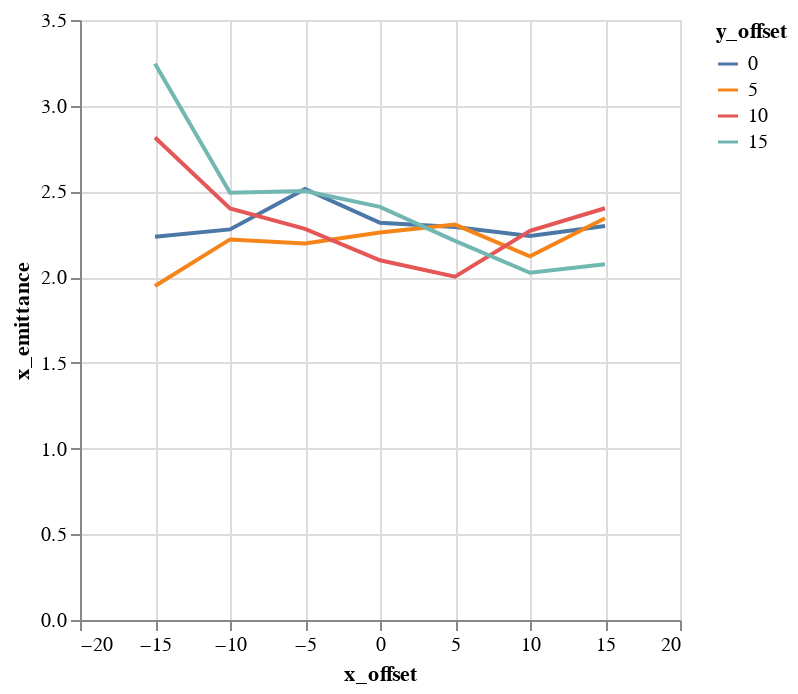

Notebook cell for this chart:
### Markdown cell above
## Plots

### Code cell
alt.Chart(emit_df).mark_line().encode(
    color='y_offset:N',
    x='x_offset',
    y='x_emittance',
)

### Figure 1 — Vega-Lite specification as saved in the notebook (floating-point values rounded to 4 significant figures)
{"$schema": "https://vega.github.io/schema/vega-lite/v1.2.1.json", "data": {"values": [{"losses": 0, "relbeta": 0.002308, "sourceID": 16777222, "sourceName": "x_-15_y_0", "x_emittance": 2.236, "x_emittance_rel": 1.379, "x_norm_emittance": 0.005162, "x_offset": -15, "y_emittance": 2.294, "y_emittance_rel": 1.459, "y_norm_emittance": 0.005296, "y_offset": 0}, {"losses": 0, "relbeta": 0.002308, "sourceID": 16777229, "sourceName": "x_-15_y_5", "x_emittance": 1.949, "x_emittance_rel": 1.223, "x_norm_emittance": 0.004498, "x_offset": -15, "y_emittance": 2.168, "y_emittance_rel": 1.36, "y_norm_emittance": 0.005004, "y_offset": 5}, {"losses": 0, "relbeta": 0.002308, "sourceID": 16777236, "sourceName": "x_-15_y_10", "x_emittance": 2.815, "x_emittance_rel": 1.74, "x_norm_emittance": 0.006497, "x_offset": -15, "y_emittance": 2.872, "y_emittance_rel": 1.799, "y_norm_emittance": 0.006629, "y_offset": 10}, {"losses": 0, "relbeta": 0.002308, "sourceID": 16777243, "sourceName": "x_-15_y_15", "x_emittance": 3.245, "x_emittance_rel": 1.942, "x_norm_emittance": 0.007492, "x_offset": -15, "y_emittance": 3.162, "y_emittance_rel": 1.903, "y_norm_emittance": 0.007299, "y_offset": 15}, {"losses": 0, "relbeta": 0.002308, "sourceID": 16777220, "sourceName": "x_-10_y_0", "x_emittance": 2.279, "x_emittance_rel": 1.431, "x_norm_emittance": 0.00526, "x_offset": -10, "y_emittance": 2.198, "y_emittance_rel": 1.415, "y_norm_emittance": 0.005073, "y_offset": 0}, {"losses": 0, "relbeta": 0.002308, "sourceID": 16777227, "sourceName": "x_-10_y_5", "x_emittance": 2.22, "x_emittance_rel": 1.376, "x_norm_emittance": 0.005125, "x_offset": -10, "y_emittance": 2.169, "y_emittance_rel": 1.372, "y_norm_emittance": 0.005006, "y_offset": 5}, {"losses": 0, "relbeta": 0.002308, "sourceID": 16777234, "sourceName": "x_-10_y_10", "x_emittance": 2.401, "x_emittance_rel": 1.615, "x_norm_emittance": 0.005544, "x_offset": -10, "y_emittance": 2.54, "y_emittance_rel": 1.525, "y_norm_emittance": 0.005863, "y_offset": 10}, {"losses": 0, "relbeta": 0.002308, "sourceID": 16777241, "sourceName": "x_-10_y_15", "x_emittance": 2.493, "x_emittance_rel": 1.719, "x_norm_emittance": 0.005754, "x_offset": -10, "y_emittance": 2.632, "y_emittance_rel": 1.611, "y_norm_emittance": 0.006076, "y_offset": 15}, {"losses": 0, "relbeta": 0.002308, "sourceID": 16777218, "sourceName": "x_-5_y_0", "x_emittance": 2.514, "x_emittance_rel": 1.5, "x_norm_emittance": 0.005803, "x_offset": -5, "y_emittance": 2.521, "y_emittance_rel": 1.468, "y_norm_emittance": 0.00582, "y_offset": 0}, {"losses": 0, "relbeta": 0.002308, "sourceID": 16777225, "sourceName": "x_-5_y_5", "x_emittance": 2.196, "x_emittance_rel": 1.442, "x_norm_emittance": 0.00507, "x_offset": -5, "y_emittance": 2.244, "y_emittance_rel": 1.38, "y_norm_emittance": 0.00518, "y_offset": 5}, {"losses": 0, "relbeta": 0.002308, "sourceID": 16777232, "sourceName": "x_-5_y_10", "x_emittance": 2.281, "x_emittance_rel": 1.509, "x_norm_emittance": 0.005266, "x_offset": -5, "y_emittance": 2.317, "y_emittance_rel": 1.5, "y_norm_emittance": 0.005349, "y_offset": 10}, {"losses": 0, "relbeta": 0.002308, "sourceID": 16777239, "sourceName": "x_-5_y_15", "x_emittance": 2.503, "x_emittance_rel": 1.479, "x_norm_emittance": 0.005778, "x_offset": -5, "y_emittance": 2.471, "y_emittance_rel": 1.642, "y_norm_emittance": 0.005703, "y_offset": 15}, {"losses": 0, "relbeta": 0.002308, "sourceID": 16777216, "sourceName": "x_0_y_0", "x_emittance": 2.317, "x_emittance_rel": 1.505, "x_norm_emittance": 0.005349, "x_offset": 0, "y_emittance": 2.215, "y_emittance_rel": 1.441, "y_norm_emittance": 0.005113, "y_offset": 0}, {"losses": 0, "relbeta": 0.002308, "sourceID": 16777223, "sourceName": "x_0_y_5", "x_emittance": 2.261, "x_emittance_rel": 1.468, "x_norm_emittance": 0.005219, "x_offset": 0, "y_emittance": 2.172, "y_emittance_rel": 1.415, "y_norm_emittance": 0.005013, "y_offset": 5}, {"losses": 0, "relbeta": 0.002308, "sourceID": 16777230, "sourceName": "x_0_y_10", "x_emittance": 2.098, "x_emittance_rel": 1.496, "x_norm_emittance": 0.004844, "x_offset": 0, "y_emittance": 2.083, "y_emittance_rel": 1.412, "y_norm_emittance": 0.004808, "y_offset": 10}, {"losses": 0, "relbeta": 0.002308, "sourceID": 16777237, "sourceName": "x_0_y_15", "x_emittance": 2.41, "x_emittance_rel": 1.363, "x_norm_emittance": 0.005563, "x_offset": 0, "y_emittance": 2.298, "y_emittance_rel": 1.425, "y_norm_emittance": 0.005304, "y_offset": 15}, {"losses": 0, "relbeta": 0.002308, "sourceID": 16777217, "sourceName": "x_5_y_0", "x_emittance": 2.292, "x_emittance_rel": 1.479, "x_norm_emittance": 0.005292, "x_offset": 5, "y_emittance": 2.313, "y_emittance_rel": 1.382, "y_norm_emittance": 0.00534, "y_offset": 0}, {"losses": 0, "relbeta": 0.002308, "sourceID": 16777224, "sourceName": "x_5_y_5", "x_emittance": 2.306, "x_emittance_rel": 1.44, "x_norm_emittance": 0.005324, "x_offset": 5, "y_emittance": 2.22, "y_emittance_rel": 1.507, "y_norm_emittance": 0.005125, "y_offset": 5}, {"losses": 0, "relbeta": 0.002308, "sourceID": 16777231, "sourceName": "x_5_y_10", "x_emittance": 2.003, "x_emittance_rel": 1.37, "x_norm_emittance": 0.004624, "x_offset": 5, "y_emittance": 2.203, "y_emittance_rel": 1.382, "y_norm_emittance": 0.005086, "y_offset": 10}, {"losses": 0, "relbeta": 0.002308, "sourceID": 16777238, "sourceName": "x_5_y_15", "x_emittance": 2.211, "x_emittance_rel": 1.384, "x_norm_emittance": 0.005105, "x_offset": 5, "y_emittance": 2.207, "y_emittance_rel": 1.402, "y_norm_emittance": 0.005095, "y_offset": 15}, {"losses": 0, "relbeta": 0.002308, "sourceID": 16777219, "sourceName": "x_10_y_0", "x_emittance": 2.24, "x_emittance_rel": 1.475, "x_norm_emittance": 0.005172, "x_offset": 10, "y_emittance": 2.387, "y_emittance_rel": 1.493, "y_norm_emittance": 0.00551, "y_offset": 0}, {"losses": 0, "relbeta": 0.002308, "sourceID": 16777226, "sourceName": "x_10_y_5", "x_emittance": 2.121, "x_emittance_rel": 1.465, "x_norm_emittance": 0.004897, "x_offset": 10, "y_emittance": 2.214, "y_emittance_rel": 1.47, "y_norm_emittance": 0.005111, "y_offset": 5}, {"losses": 0, "relbeta": 0.002308, "sourceID": 16777233, "sourceName": "x_10_y_10", "x_emittance": 2.27, "x_emittance_rel": 1.303, "x_norm_emittance": 0.005241, "x_offset": 10, "y_emittance": 2.299, "y_emittance_rel": 1.426, "y_norm_emittance": 0.005308, "y_offset": 10}, {"losses": 0, "relbeta": 0.002308, "sourceID": 16777240, "sourceName": "x_10_y_15", "x_emittance": 2.026, "x_emittance_rel": 1.288, "x_norm_emittance": 0.004676, "x_offset": 10, "y_emittance": 2.055, "y_emittance_rel": 1.36, "y_norm_emittance": 0.004743, "y_offset": 15}, {"losses": 0, "relbeta": 0.002308, "sourceID": 16777221, "sourceName": "x_15_y_0", "x_emittance": 2.298, "x_emittance_rel": 1.533, "x_norm_emittance": 0.005305, "x_offset": 15, "y_emittance": 2.246, "y_emittance_rel": 1.423, "y_norm_emittance": 0.005185, "y_offset": 0}, {"losses": 1, "relbeta": 0.002308, "sourceID": 16777228, "sourceName": "x_15_y_5", "x_emittance": 2.343, "x_emittance_rel": 1.491, "x_norm_emittance": 0.005409, "x_offset": 15, "y_emittance": 2.24, "y_emittance_rel": 1.508, "y_norm_emittance": 0.005171, "y_offset": 5}, {"losses": 0, "relbeta": 0.002308, "sourceID": 16777235, "sourceName": "x_15_y_10", "x_emittance": 2.402, "x_emittance_rel": 1.48, "x_norm_emittance": 0.005544, "x_offset": 15, "y_emittance": 2.269, "y_emittance_rel": 1.404, "y_norm_emittance": 0.005237, "y_offset": 10}, {"losses": 0, "relbeta": 0.002308, "sourceID": 16777242, "sourceName": "x_15_y_15", "x_emittance": 2.075, "x_emittance_rel": 1.37, "x_norm_emittance": 0.00479, "x_offset": 15, "y_emittance": 2.077, "y_emittance_rel": 1.308, "y_norm_emittance": 0.004794, "y_offset": 15}]}, "encoding": {"color": {"field": "y_offset", "type": "nominal"}, "x": {"field": "x_offset", "type": "quantitative"}, "y": {"field": "x_emittance", "type": "quantitative"}}, "mark": "line"}
